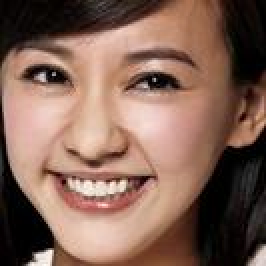
#> input picture HW99/test/f2.jpg, 133 x 133 px, given as the content of the folder test/f2.jpg, which was not available (shown 2 times larger)
$ python preproc.py test/f2.jpg out.png
#> lines starting #> are read from the running program, lines starting #| are printed output that depends on the picture; pictures that were not available may be replaced by others from this repository, and a replacement may not be noted
#!/usr/bin/env python3
import sys
import os
from os import path
from PIL import Image

SUB_FOLDERS = 128
IMAGE_SIZE = (64, 64)

def preproc(inpath, outpath):
#> called with inpath = '_only/f2.jpg', outpath = 'out.png'
    img = Image.open(inpath).convert('L')
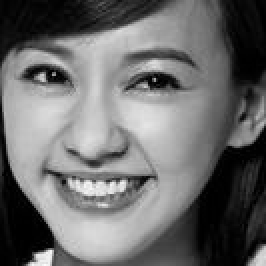
#> img: PIL image 133x133 L (shown 2 times larger); min 0, max 252, mean 107.8
    img = img.resize(IMAGE_SIZE, Image.BILINEAR)
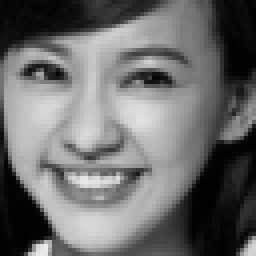
#> img: PIL image 64x64 L (shown 4 times larger); min 0, max 236, mean 107.8

    filename = path.basename(inpath)
    outdir = path.join(outpath, "{:0>3}".format(hash(filename) % SUB_FOLDERS))
    if not path.exists(outdir):
        os.makedirs(outdir)

    img.save(path.join(outdir, filename))


def main():
    inputs = sys.argv[1]
    outputs = sys.argv[2]

    for root, dirs, files in os.walk(inputs):
        for file in files:
            if not (file.endswith('.jpg') or file.endswith('.jpeg')):
                continue
            filepath = path.join(root, file)
            print(filepath)
            try:
                preproc(filepath, outputs)
            except Exception as e:
                print("failed")


if __name__ == "__main__":
    try:
        main()
    except Exception as e:
        print(e)

$ run again, on HW99/test/f3.jpg
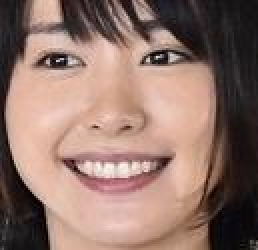
#> input picture HW99/test/f3.jpg, 129 x 125 px, given as the content of the folder test/f3.jpg, which was not available (shown 2 times larger)
#> in preproc, `img = Image.open(inpath).convert('L')`:
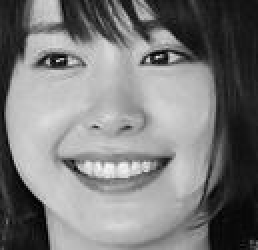
#> img: PIL image 129x125 L (shown 2 times larger); min 0, max 248, mean 123.5
#> in preproc, `img = img.resize(IMAGE_SIZE, Image.BILINEAR)`:
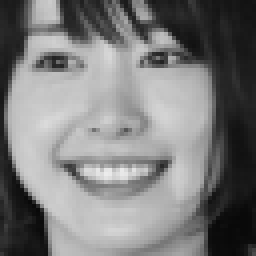
#> img: PIL image 64x64 L (shown 4 times larger); min 8, max 236, mean 123.5
